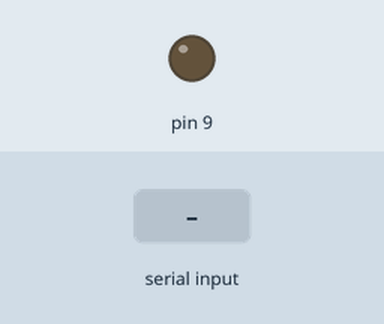
Simulated run of this sketch. Board: Arduino Uno, built with avr-gcc and run on an emulated ATmega328P. On the bench: output pins drawn as LEDs (lit = HIGH). The inputs (shaded band) are chosen by the test bench.

Above: at 1.2 s.
1.3 s: byte 30 received over Serial
At 1.6 s:
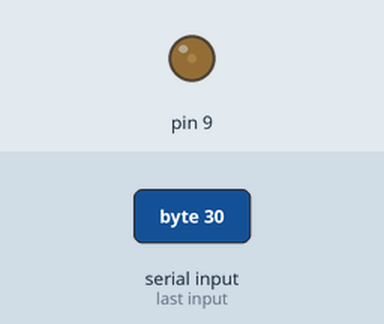
2.8 s: byte 90 received over Serial
At 3.9 s:
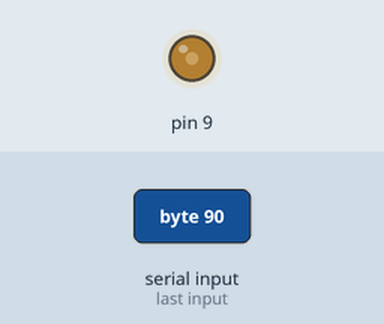
Timing chart, 0 to 5.8 s (numbered marks = the images above; inputs shaded):
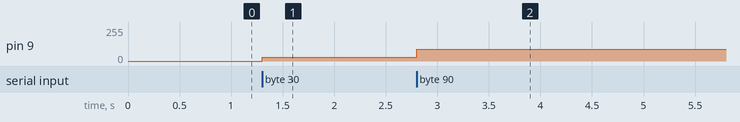

Measured:
- after the input at 1.3 s, pin 9: 0/255 → 30/255 at once
- after the input at 2.8 s, pin 9: 30/255 → 90/255 at once

The sketch:

recibe.pde
```cpp
int valor;

void setup() {

  Serial.begin(9600);

}

void loop() {

  if (Serial.available() > 0) {

    valor = Serial.read();
    analogWrite(9,valor);

    //tone(8,map(valor,0,255,100,1000));

  }

}
```
